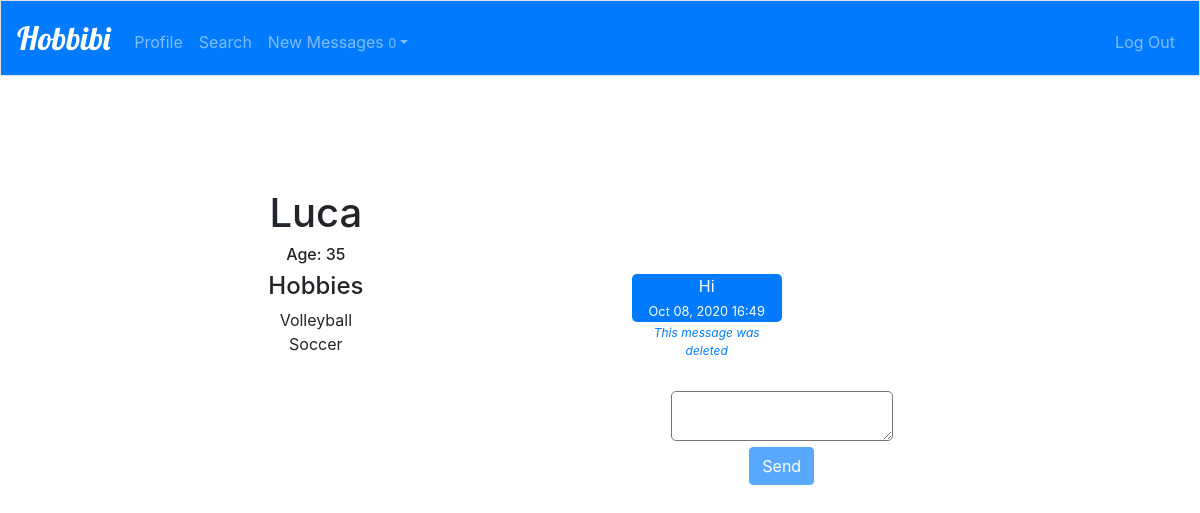
The app's page /profile/Luca (signed in) with its own data.
### hobbibi/models.py (models this page shows, shortened)
class User(AbstractUser):
    pass
    country = models.CharField(max_length=64, default='G')
    city = models.CharField(max_length=64, default='Tbilisi')
    age = models.IntegerField(default=30)

class Hobbies(models.Model):
    user = models.ForeignKey(User, on_delete=models.CASCADE)
    hobbi = models.ForeignKey(Hobbi, on_delete=models.CASCADE)

class Hobbi(models.Model):
    name = models.CharField(max_length=64)
    def __str__(self):
        return f"{self.name}"

class Message(models.Model):
    sender = models.ForeignKey(User, on_delete=models.CASCADE, related_name='sender')
    recipient = models.ForeignKey(User, on_delete=models.CASCADE, related_name="recipient")
    message = models.TextField()
    timestamp = models.DateTimeField(auto_now_add=True)
    read = models.BooleanField(default=False)

### hobbibi/views.py (the view)
# urls.py: path('profile/<str:user>', views.profile, name='profile'),
def profile(request, user):
    h = Hobbi.objects.all()
    owner = User.objects.get(username=user)
    hobbies = Hobbies.objects.select_related('user').filter(user=owner.id)
    sender = User.objects.get(id=request.user.id)
    messages = Message.objects.filter(sender__in=(sender,owner), recipient__in=(owner, sender)).order_by("timestamp")
    msg = Message.objects.filter(sender=owner, recipient=sender, read=False)
    for m in msg:
        m.read = True
        m.save()
    u = User.objects.get(id=request.user.id)
    us = Message.objects.filter(recipient=u, read=False).values("sender").distinct()
    new_msg = User.objects.filter(id__in=us)
    print(new_msg)
    count = Message.objects.filter(recipient=sender, read=False).count()
    return render(request, "hobbibi/profile.html", {"hobbies": hobbies, 'owner': owner, "h":h,"messages": messages, "count": count, "new_msg": new_msg })

### hobbibi/templates/hobbibi/profile.html (shortened to what this page needs)
{% extends "hobbibi/layout.html" %}
{% load static %}
{% block body %}
<div id="head">
<div class="pro">
    <h1>{{owner.username}}</h1>
    <h6>Age: {{owner.age}}</h6>
    <h4>Hobbies</h4>
    <ul id="hobbies">
    {% for hobbi in hobbies %}
        <li>{{ hobbi.hobbi}}
        </li>
    {% endfor %}
</ul>
</div>
{% if owner.username != request.user.username %}
<div class="pro">
<div id="meg">
<ul id="msg">
{% for mes in messages %}
    {% if mes.sender == request.user and mes.message != "This message was deleted"%}
    <li class="c" >{{mes.message}}
    <a href="" id="m" class="msg{{mes.id}}" data-msg="{{mes.id}}"><img id="icon" src="{% static 'hobbibi/icon-delete-16.png' %}" alt=""></a>
    <br><small>{{mes.timestamp}}</small></li>
    {% elif mes.message == "This message was deleted" and mes.sender == request.user %}
    <div class="d2" style='background-color: white; color: #007bff; font-size: 12px;'><i>{{mes.message}}</i></div>
    {% elif mes.message == "This message was deleted" %}
    <div class="d" style='background-color: white; color: #007bff; font-size: 12px;'><i>{{mes.message}}</i></div>
    {% else %}
    <li class="chat">{{mes.message}}
    <br><small>{{mes.timestamp}}</small></li>
    {% endif %}
{% endfor %}
</ul>
</div>
<div id="send">
<form id="formmsg">
    <textarea name="message" id="message" autofocus></textarea><br>
    <input type="submit" name="" id="submit" class="btn btn-primary" value="Send">
</form>
</div>
</div>
{% endif %}
</div>
{% endblock %}

### hobbibi/static/hobbibi/style.css (style rules this page uses)
* { margin: 0; padding: 0; }
body { text-align: center; }
#head { display: flex; flex-wrap: wrap; text-align: center; justify-content: space-evenly; align-items: center; width: 100%; height: 100%; }
.chat { margin-right: 50%; margin-left: 0; border-radius: 5px; margin-top: 2px; background-color: #007bff; color: white; }
.d { margin-right: 50%; margin-left: 0; margin-top: 2px; }
#meg { display: flex; flex-direction: column-reverse; height: 300px; width: 300px; word-wrap: break-word; overflow: auto; }
form { margin-top: 15px; text-align: center; }
li { list-style-type: none; }
textarea { border-radius: 5px; }
h1, h2 { text-align: center; }

### records on screen
User: username "Luca", age "35"
Hobbies: hobbi "Volleyball"
Hobbies: hobbi "Soccer"
Message: message "Hi", timestamp "Oct 08, 2020 16:49"
Message: message "This message was deleted"

### other values on screen
{{ count }} "0"
